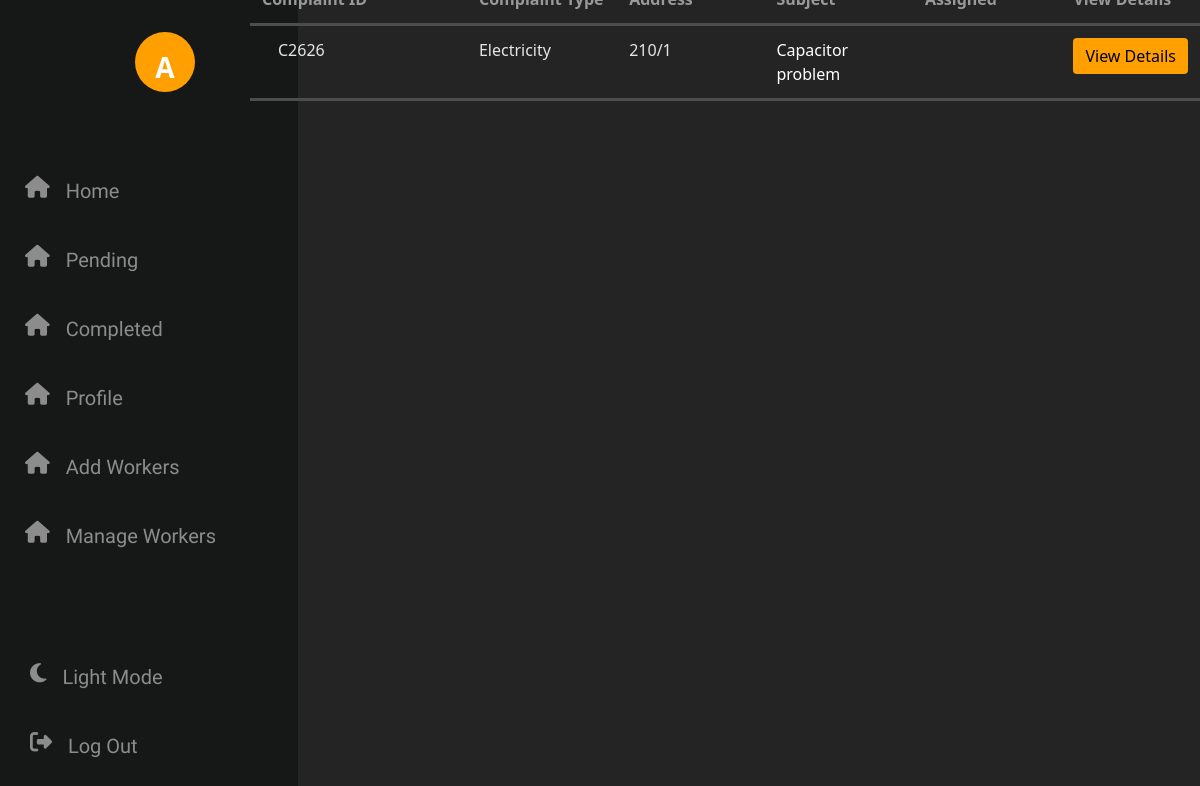
/php/cPendingComplaints.php (signed in), run on the app's committed database.
### tables this page shows
CREATE TABLE `complaints` (
  `username` varchar(50) NOT NULL,
  `complaint_id` varchar(10) NOT NULL,
  `complaint_type` varchar(20) NOT NULL,
  `subject` varchar(50) NOT NULL,
  `description` text NOT NULL,
  `folder` varchar(300) NOT NULL,
  `resolved_image` varchar(255) DEFAULT NULL,
  `time` datetime(2) NOT NULL DEFAULT current_timestamp(2),
  `resolved_time` datetime(2) DEFAULT NULL,
  `last_updation` datetime(2) DEFAULT NULL,
  `worker_assigned` varchar(50) DEFAULT NULL,
  `isApproved` int(2) NOT NULL,
  `isPriority` int(2) NOT NULL
);

CREATE TABLE `register` (
  `sno` int(20) NOT NULL,
  `name` varchar(50) DEFAULT NULL,
  `username` varchar(50) NOT NULL,
  `password` varchar(255) NOT NULL,
  `email` varchar(50) NOT NULL,
  `building` varchar(5) NOT NULL,
  `room` varchar(5) NOT NULL,
  `allotment_letter` varchar(300) NOT NULL,
  `user_profile` varchar(255) DEFAULT NULL,
  `isAllowed` int(2) NOT NULL
);

### php/cPendingComplaints.php (the view, shortened to what this page needs)
<!DOCTYPE html>
<html lang="en">
<head>
    <link rel="stylesheet" href="/index.css">
    <link rel="stylesheet" href="https://cdnjs.cloudflare.com/ajax/libs/font-awesome/6.5.1/css/all.min.css" />
    <link rel="stylesheet" href="https://cdn.jsdelivr.net/npm/bootstrap@4.0.0/dist/css/bootstrap.min.css">
</head>
<body>
    <div class="nav">
        <div class="icon">
        <?php
            $u = $_SESSION["username"];
            $capitalizedu = ucfirst($u[0]);
        ?>
        <p><?php echo $capitalizedu ;?></p>
        </div>
        <div class="nav-content">
            <div>
                <i class="fa-solid fa-house"></i>
                <a href="../php/cAdminPanel.php">Home</a>
            </div>
            <div>
                <i class="fa-solid fa-house" ></i>
                <a href="../php/cPendingComplaints.php">Pending </a>
            </div>
            <div>
                <i class="fa-solid fa-house"></i>
                <a href="../php/cCompletedComplaints.php">Completed </a>
            </div>
            <div>
                <i class="fa-solid fa-house" ></i>
                <a href="#">Profile</a>
            </div>
            <div>
                <i class="fa-solid fa-house" ></i>
                <a href="addworkers.php">Add Workers</a>
            </div>
            <div>
                <i class="fa-solid fa-house" ></i>
                <a href="manageWorker.php">Manage Workers</a>
            </div>
        </div>
        <div class="nav-content-down">
            <div onclick="toggle()" >
                <i class="fa-solid fa-moon" ></i>
                <a href="#" class="dark">Light Mode</a>
            </div>
            <div>
                <i class="fa-solid fa-right-from-bracket"></i>
                <a href="../php/logout.php">Log Out</a>
            </div>
        </div>
    </div>
    <div class="content">
        <table class="table bg-transparent text-white ">
            <thead class="bg-transparent">
              <tr>
                <th>Complaint ID</th>
                <th>Complaint Type</th>
                <th>Address</th>
                <th>Subject</th>
                <th>Worker Assigned</th>
                <th>View Details</th>
              </tr>
            </thead>
            <tbody>
            <?php
                include 'config.php' ;
                $sql = "SELECT complaints.*, register.building, register.room FROM complaints JOIN register ON complaints.username = register.username where complaints.isApproved = 1";
                $result = $conn->query($sql);
                if ($result->num_rows > 0) {
                    while ($row = $result->fetch_assoc()) {
                        ?>
              <tr>
                <td class=" col-3">
                    <div class="ms-3 d-flex ml-3 ">
                      <p class="fw-bold mb-1" style="color: #E6E6E6;"><?php echo $row["complaint_id"] ?></p>
                    </div>
                  </div>
                <td class="col-2">
                  <p class="fw-normal mb-1 ml-0" style="color: #E6E6E6;" ><?php echo $row["complaint_type"] ?></p>
                </td>
                <td class=" col-2 " style="margin-right: 30px;">
                    <p class="fw-normal mb-1 ml-0" style="color: #E6E6E6;" ><?php echo $row['building'] . "/" . $row['room'] ; ?></p>
                </td>
                <td class=" col-2 "><?php echo $row["subject"] ?></td>
                <td class=" col-2 "><?php echo $row["worker_assigned"] ?></td>
                <td class=" col-2 "><a type="button" class="btn btn-primary" style = "background:#FF9F00 ; border:none; color:black;" href="../php/assignWorker.php?id=<?php echo $row['complaint_id']; ?>">View Details</a></td>
              <?php
                    }
                }else {
                    echo "<td colspan='4'>No complaints found.</td>";
                }
            ?>
</body>
</html>

### css/index.css (style rules this page uses)
:root { --background-color: #202122; --font-color : #ffffff; --h1-font-color: #E0E0E0; --typing-font-color : #E0E0E0; --h1-color : black ; }
html { scroll-behavior: smooth; }
* { margin: 0; padding: 0; box-sizing: border-box; font-family: 'Poppins', sans-serif; font-family: 'Noto Sans', sans-serif; }
body { background-color: var(--background-color); }
.nav { width: 100vw; height: 100px; padding: 0vw 4vw; display: flex; justify-content: space-between; align-items: center; border-bottom: 2px solid #dadada ; }
.content { width: 100vw; height: calc(100% - 100px); display: flex; }

### php/cPendingComplaints.php (style rules this page uses)
:root { --background-color: #242424; --nav-background-color : #161717; --icon-color:#8C8C8C; --preview-background-color:#161717; --heading-color:white ; --font-color:white; --boxes-bg-color:#161717; --box-count-color: #242424; }
* { margin: 0; padding: 0; box-sizing: content-box; }
body { display: flex; }
.nav { width: 80px; height: 100vh; position: fixed; display: flex; flex-direction: column; justify-content: space-between; background-color: var(--nav-background-color); transition: 0.3s; }
.content { width: calc(100vw - 80px ); background-color: var(--background-color); height: 100vh; display: flex; justify-content: center; align-items: center; margin-left: 80px; transition: margin-left 0.3s; }
.nav i { font-size: 22px; color: #8C8C8C; justify-content: center; }
.nav .icon { width: 60px; height: 60px; position: absolute; top: 20px; margin: 1vw 0vw 0vw 0.4vw; border-radius: 50%; display: flex; justify-content: center; align-items: center; color: var(--font-color); font-weight: 800; font-family: 'Biryani', sans-serif; background-color: #FF9F00; }
.nav .icon p { margin-top: 25px; font-size: 28px; }
.nav a { text-decoration: none; color: #8C8C8C; font-size: 20px; visibility: hidden; font-family: 'Biryani', sans-serif; margin-top: 0.6rem; }
.nav-content { display: flex; flex-direction: column; overflow: hidden; gap: 1rem; position: relative; top: 10rem; }
.nav-content-down { display: flex; flex-direction: column; gap: 1rem; position: relative; overflow: hidden; bottom: 2rem; }
.nav-content div { width: 225px; padding-left: 20px; display: flex; gap: 1rem; margin-left: 0.3rem; justify-content: flex-start; align-items: center; height: 53px; border-radius: 10px 0px 0px 10px; }
.nav-content-down div { width: 220px; display: flex; margin-left: 0.3rem; gap: 1rem; justify-content: flex-start; align-items: center; height: 53px; padding-left: 25px; border-radius: 10px 0px 0px 10px; }
table { font-family: "Lexend", sans-serif; border-bottom: 3px solid #4d4d4d; border-top: 3px solid #4d4d4d; position: relative; bottom: 23rem; }
tbody { border-bottom: 3px solid #4d4d4d; border-top: 3px solid #4d4d4d; }
tr { border-bottom: 3px solid #4d4d4d; border-top: 3px solid #4d4d4d; }
table thead { color: #999999; }
table a { text-decoration: none ; }

### data on the page
complaints: complaint "C2626", complaint_type "Electricity", register.building "210", register.room "1", subject "Capacitor problem"

### other printed values
$capitalizedu "A"
